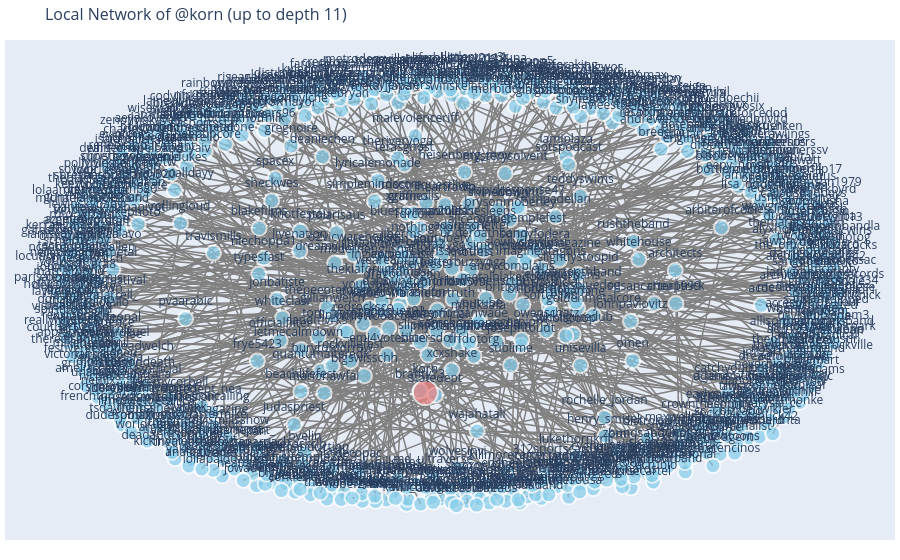

The cell this chart's notebook holds for it:
### Code cell
visualize_user_network(G, "korn", max_depth=11)

### Figure 1 — Plotly figure (JSON) as saved in the notebook; plotly's stock layout.template omitted (floating-point values rounded to 4 significant figures; data arrays with more than 128 entries replaced by an {"elided": "..."} marker saying what was removed)
{"data": [{"hoverinfo": "none", "line": {"color": "gray", "width": 1.5}, "mode": "lines", "type": "scatter", "x": {"elided": "2559 float values"}, "y": {"elided": "2559 float values"}}, {"hoverinfo": "text", "marker": {"color": {"elided": "774 str values"}, "line": {"width": 2}, "showscale": false, "size": {"elided": "774 int values"}}, "mode": "markers+text", "text": {"elided": "774 str values"}, "textposition": "top center", "type": "scatter", "x": {"elided": "774 float values"}, "y": {"elided": "774 float values"}}], "layout": {"hovermode": "closest", "margin": {"b": 20, "l": 5, "r": 5, "t": 40}, "showlegend": false, "title": {"font": {"size": 16}, "text": "Local Network of @korn (up to depth 11)"}, "xaxis": {"showgrid": false, "showticklabels": false, "zeroline": false}, "yaxis": {"showgrid": false, "showticklabels": false, "zeroline": false}}}
